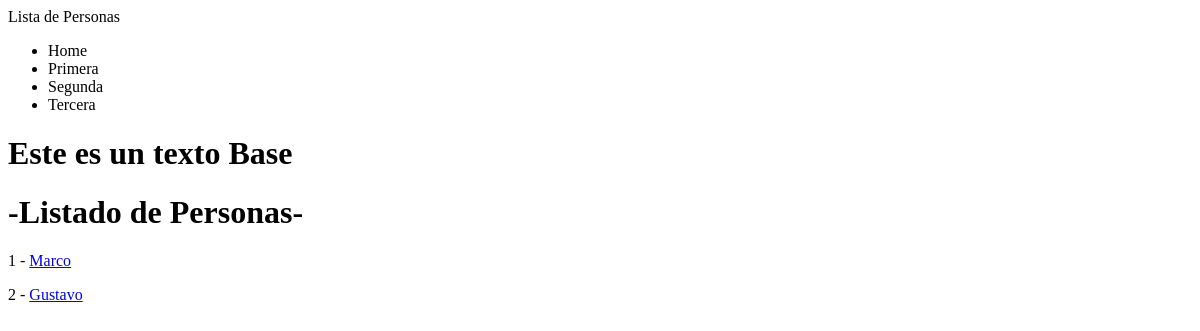
/personas, run on an earlier commit of the app's database.
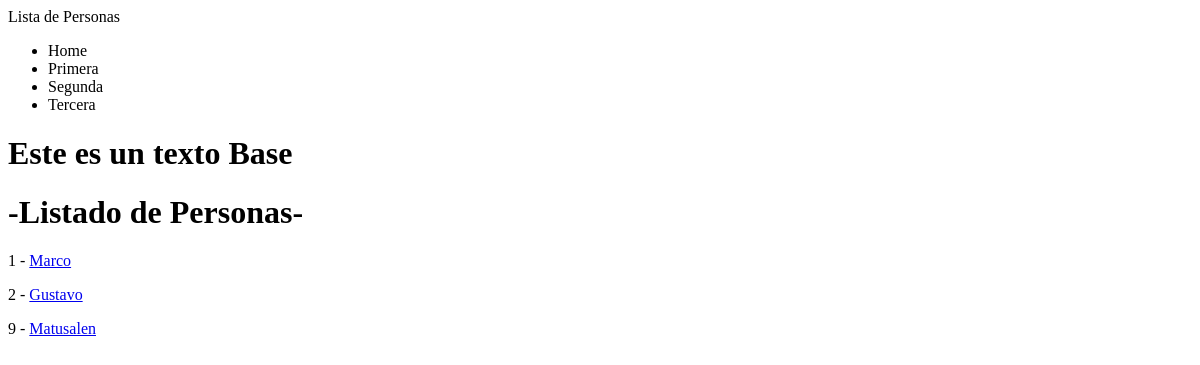
And on a later commit of the database.
### personas/models.py (models this page shows)
class Persona(models.Model):
    nombre = models.CharField(max_length = 100)
    apellidos = models.CharField(max_length = 100)
    edad = models.DecimalField(max_digits=3,decimal_places=0)
    donador = models.BooleanField(default=True)
    def get_absolute_url(self) :
        return reverse('personas:persona-detail', kwargs={'pk' : self.id})

### personas/views.py (the view)
# urls.py: path('s', PersonaListView.as_view(), name = 'persona-list'),
class PersonaListView(ListView) :
    model = Persona

### personas/templates/personas/persona_list.html (shortened to what this page needs)
{% extends 'base.html' %}
{% block content %}
    <h1>-Listado de Personas-</h1>
{% for instance in object_list %}
    <p>
        {{ instance.id }} - <a href='{{ instance.get_absolute_url }}'>{{ instance.nombre }}</a>
    </p>
{% endfor %}
{% endblock %}

What changed in the data, as far as the page shows it:
added Persona: id "9", nombre "Matusalen"
